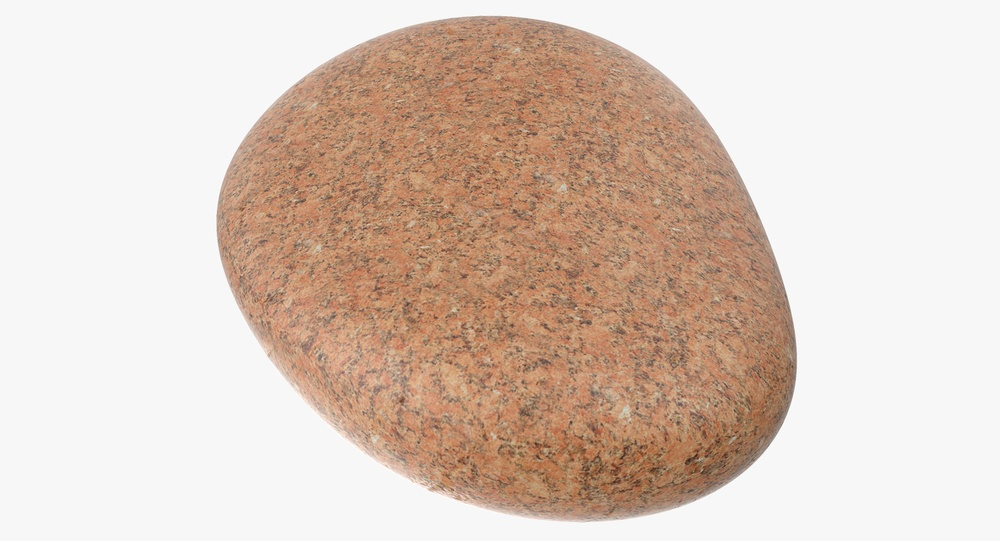
#> input picture images/stone.jpg, 1000 x 541 px, shrunk from 1480 x 800 before the run
$ python filters.py
#> lines starting #> are read from the running program, lines starting #| are printed output that depends on the picture
from skimage import io, color
from skimage.filters import sobel_h, sobel_v, gaussian
from skimage.util import img_as_float
import numpy as np

from math import exp
from itertools import product

# [5 lines left out: function normalized, not called in this run]

# OpenGL periodical indexing placeholder
def get_texture(img, x, y):
    return img[x % (img.shape[0] - 1), y % (img.shape[1] - 1)]

# copy of OpenGL mix() logic
def ab_mix(x, y, a):
    return x * (1-a) + y * a

# copy of Awesome Bump realization of Gauss function
def ab_gaussian(pos, w):
    return exp( -(pos[0]**2 + pos[1]**2) / (w**2 + 1))


# [122 lines left out: functions sobel_rgb_decoded, norm_expansion, bump_from_normal, ambient_occlusion, not called in this run]


def generate_seamless_kernel(shape, radius1, radius2):

    kernel = np.ones(shape)
    center = (shape[0] // 2, shape[1] // 2)

    for pnt in np.ndindex(shape):

        corner = (shape[0] - 1 if pnt[0] > center[0] else 0, shape[1] - 1 if pnt[1] > center[1] else 0)

        dist = np.linalg.norm(np.array(pnt) - np.array(corner))

        kernel[pnt] = max((dist - radius1) / (radius2 - radius1), 0) if dist < radius2 else 1

    return kernel


def weld_images(img1, img2, overlay, axis):

    res_shape = list(img1.shape)
    res_shape[axis] += img2.shape[axis] - overlay
    res = np.zeros(res_shape)

    res[:img1.shape[0], :img1.shape[1]] = img1

    for i in range(img1.shape[axis] - overlay, img1.shape[axis]):
        j = i - img1.shape[axis] + overlay
        coef = j / overlay
        if axis == 0:
            # merge rows
            res[i,:] = img2[j,:]*coef + img1[i,:]*(1 - coef)
        elif axis == 1:
            # merge columns
            res[:, i] = img2[:, j] * coef + img1[:, i] * (1 - coef)

    if axis == 0:
        # fill rest of the rows
        res[img1.shape[0]:, :] = img2[overlay:,:]
    elif axis == 1:
        # fill rest of the columns
        res[:, img1.shape[1]:] = img2[:, overlay:]

    return res

sign = lambda x: 1 if x >= 0 else -1
def make_seamless(img, overlay_coef=0., verbose=False, isPlotting=False):
    overlay = int(overlay_coef * min(img.shape[:2]))
    overlay -= overlay % 2
    center = (img.shape[0] // 2, img.shape[1] // 2)

    left = weld_images(img[center[0] - overlay // 2:, center[1] - overlay // 2:],
                       img[:center[0] + overlay // 2, center[1] - overlay // 2:], overlay, 0)
    right = weld_images(img[center[0] - overlay // 2:, :center[1] + overlay // 2],
                        img[:center[0] + overlay // 2, :center[1] + overlay // 2], overlay, 0)

    out_seamless = weld_images(left, right,overlay, 1)

    radius = min(img.shape[:2]) // 2 + np.round(min(img.shape[:2])*0.07)
    kernel = generate_seamless_kernel(img.shape[:2], 0.7 * radius, radius)

    if verbose:
        if isPlotting:
            io.imshow(kernel)
            io.show()

    for x, y in np.ndindex(img.shape[:2]):
        out_seamless[x, y] = kernel[x,y]*img[x,y] + (1 - kernel[x,y])*out_seamless[x,y]

    if verbose:
        if isPlotting:
            io.imshow(out_seamless)
            io.show()


    return out_seamless


# [18 lines left out: functions difference_of_gaussian, make_specular_map, not called in this run]


if __name__ == "__main__":
    #"""
    path = input('Enter image name/path: ')
#> the answer given: ../images/stone.jpg
    #path = '../data/test_sobel.jpg'

    try:
        img = io.imread(path)
#> img is the input picture: shape (541, 1000, 3); mean R, G, B 220.1, 202.1, 190.3
    except FileNotFoundError:
        print('File don\'t exist!')

    print('Start processing...', flush=True)
    img = img_as_float(img)

    print('Making seamless texture...', flush=True)
    img = make_seamless(img, verbose=True)
#> in weld_images, `res[img1.shape[0]:, :] = img2[overlay:,:]`:
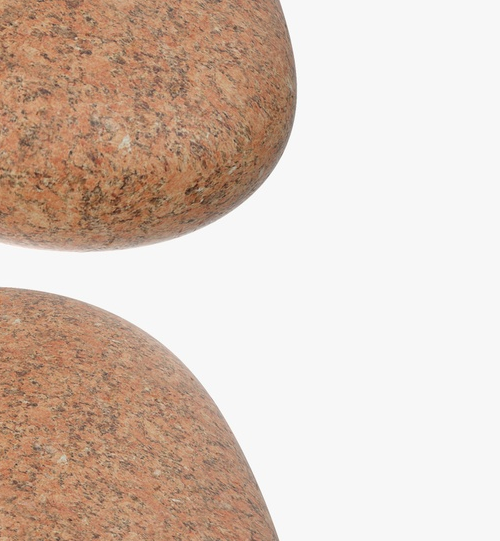
#> res: shape (541, 500, 3) float64; mean of channels 0, 1, 2 0.848, 0.774, 0.725; drawn as R, G, B
#> call 2 of weld_images, with overlay = 0, axis = 0
#> in weld_images (call 2), `res[:img1.shape[0], :img1.shape[1]] = img1`:
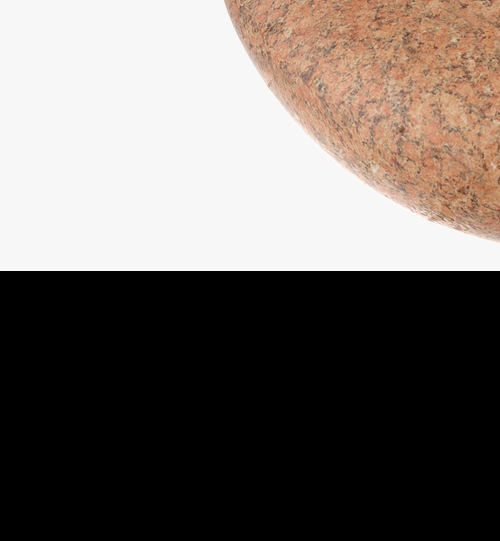
#> res: shape (541, 500, 3) float64; mean of channels 0, 1, 2 0.449, 0.42, 0.401; drawn as R, G, B
#> in weld_images (call 2), `res[img1.shape[0]:, :] = img2[overlay:,:]`:
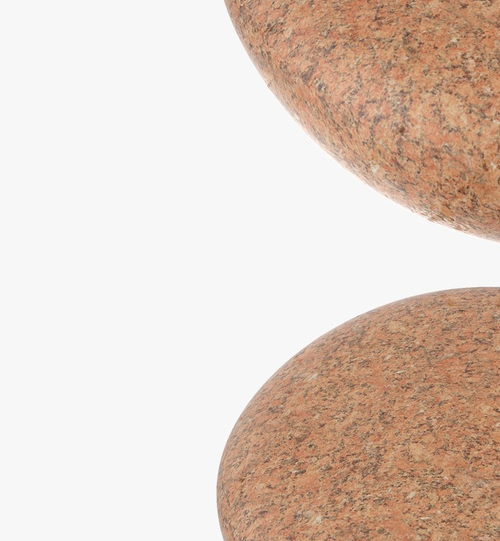
#> res: shape (541, 500, 3) float64; mean of channels 0, 1, 2 0.879, 0.811, 0.768; drawn as R, G, B
#> call 3 of weld_images, with overlay = 0, axis = 1
#> in weld_images (call 3), `res[:img1.shape[0], :img1.shape[1]] = img1`:
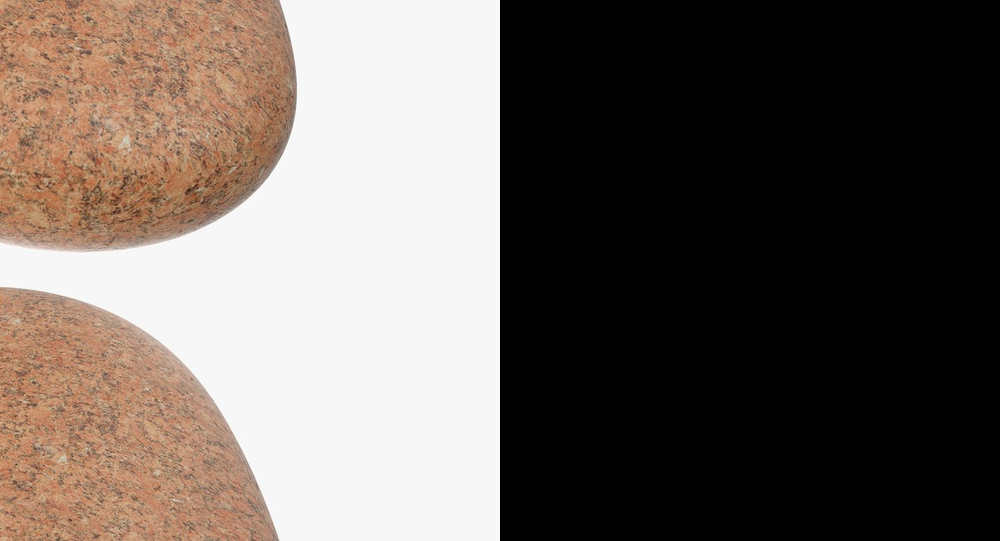
#> res: shape (541, 1000, 3) float64; mean of channels 0, 1, 2 0.424, 0.387, 0.362; drawn as R, G, B
#> in weld_images (call 3), `res[:, img1.shape[1]:] = img2[:, overlay:]`:
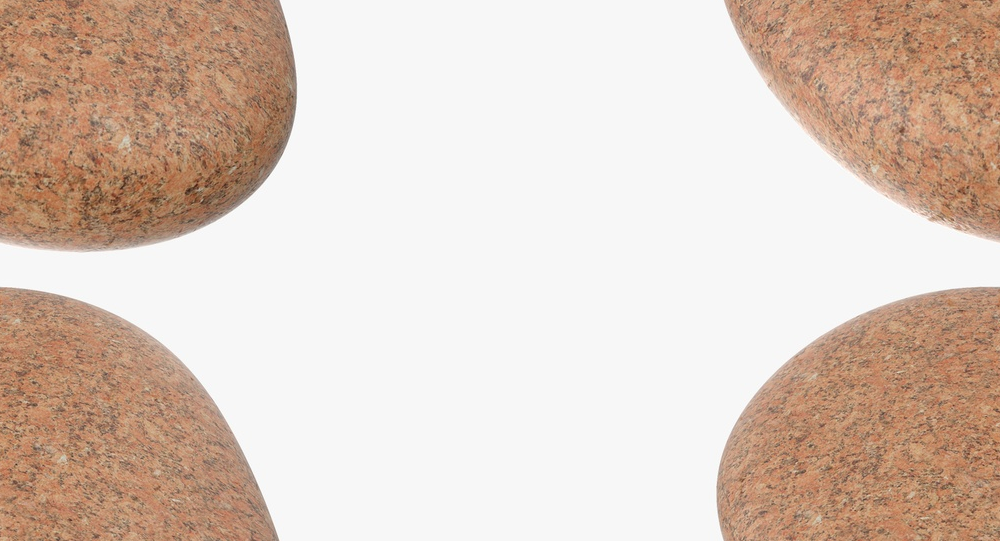
#> res: shape (541, 1000, 3) float64; mean of channels 0, 1, 2 0.863, 0.793, 0.746; drawn as R, G, B
#> after the loop in generate_seamless_kernel, `for pnt in np.ndindex(shape):`:
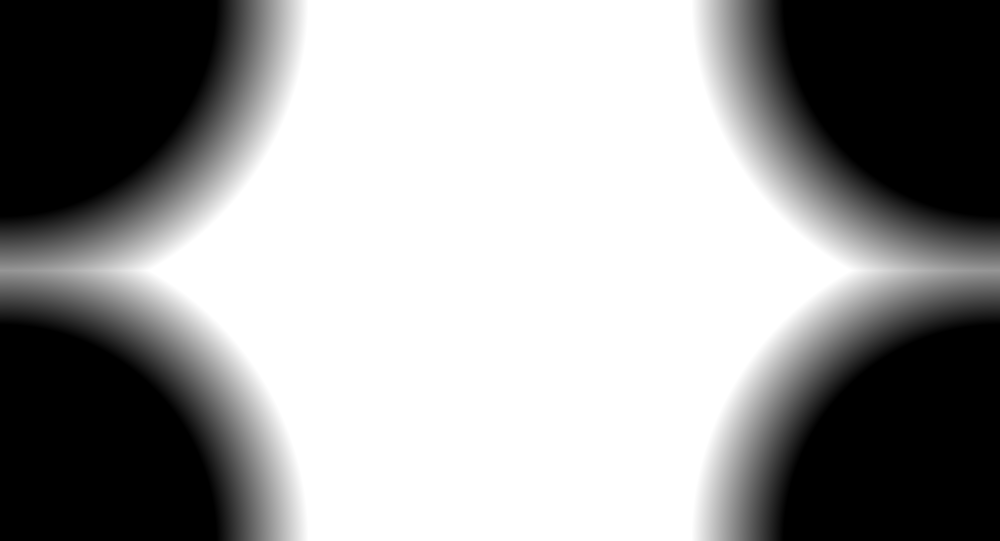
#> kernel: shape (541, 1000) float64; min 0, max 1, mean 0.601
#> after the loop in make_seamless, `for x, y in np.ndindex(img.shape[:2]):`:
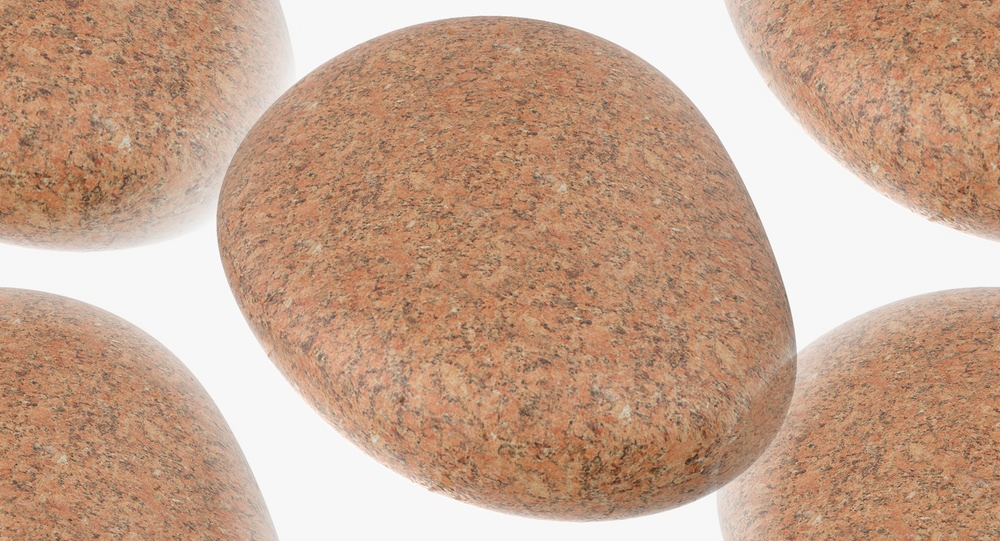
#> out_seamless: shape (541, 1000, 3) float64; mean of channels 0, 1, 2 0.775, 0.641, 0.554; drawn as R, G, B
#> (the run stopped early here; a loop or call above may not have finished)
